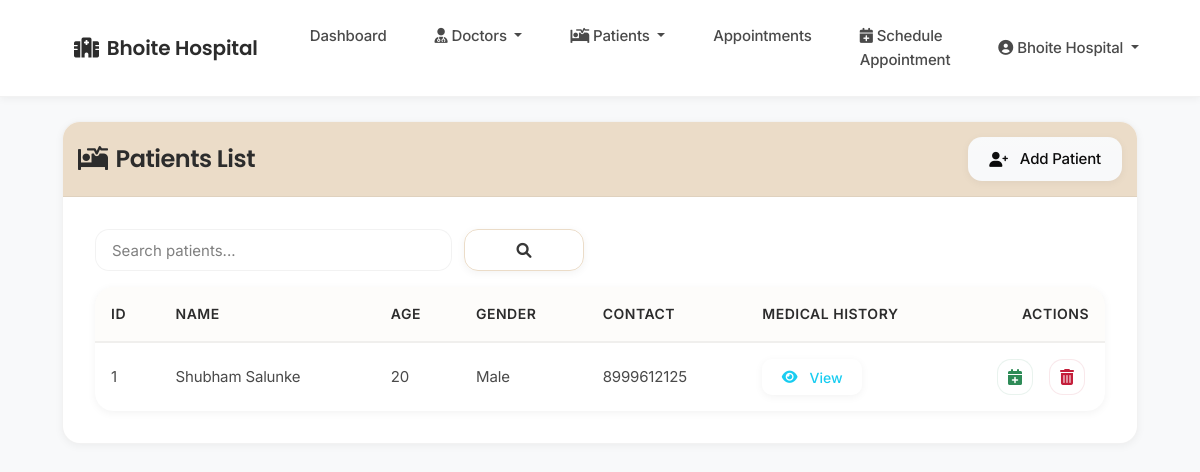
/admin/view_patients (signed in), run on the app's committed database.
### tables this page shows
CREATE TABLE patients (
            id INTEGER PRIMARY KEY AUTOINCREMENT,
            name TEXT NOT NULL,
            age INTEGER NOT NULL,
            gender TEXT,
            contact TEXT,
            address TEXT,
            medical_history TEXT,
            created_at TIMESTAMP DEFAULT CURRENT_TIMESTAMP,
            created_by INTEGER,
            hospital_id INTEGER NOT NULL,
            FOREIGN KEY (created_by) REFERENCES staff(id),
            FOREIGN KEY (hospital_id) REFERENCES staff(id)
        );

### app.py (the view)
@app.route('/admin/view_patients')
def view_patients():
    if 'user_id' not in session or session['user_type'] != 'admin':
        return redirect(url_for('login'))
    search_query = request.args.get('search', '').strip()
    conn = get_db_connection()
    try:
        if search_query:
            patients = conn.execute('''
                SELECT * FROM patients
                WHERE (name LIKE ? OR contact LIKE ?) AND hospital_id = ?
                ORDER BY name
            ''', (f'%{search_query}%', f'%{search_query}%', session['hospital_id'])).fetchall()
        else:
            patients = conn.execute('SELECT * FROM patients WHERE hospital_id = ? ORDER BY name',
                                   (session['hospital_id'],)).fetchall()
    except Exception as e:
        flash('Error loading patients', 'danger')
        app.logger.error(f"View patients error: {str(e)}")
        patients = []
    finally:
        conn.close()
    return render_template('admin/view_patients.html',
                         patients=patients,
                         search_query=search_query)

### app.py (called while the page is built)
@app.context_processor
def utility_processor():
    def now():
        return datetime.now()
    return dict(now=now)

def get_db_connection():
    try:
        conn = sqlite3.connect(get_db_path())
        conn.row_factory = sqlite3.Row
        return conn
    except sqlite3.Error as e:
        logger.error(f"Database connection error: {e}")
        raise

### database.py (called while the page is built)
def get_db_path():
    if 'RENDER' in os.environ:
        return '/var/lib/sqlite/hospital.db'
    else:
        return os.path.join(os.path.dirname(__file__), 'instance', 'hospital.db')

### templates/admin/view_patients.html (shortened to what this page needs)
{% extends "base.html" %}
{% block content %}
<div class="card">
    <div class="card-header text-white d-flex justify-content-between align-items-center" style="background-color:rgb(235, 220, 200); padding: 15px 15px">
        <h4 class="mb-0">
            <i class="fas fa-procedures me-2"></i>Patients List
        </h4>
        <a href="{{ url_for('add_patient') }}" class="btn btn-light">
            <i class="fas fa-user-plus me-1"></i>Add Patient
        </a>
    </div>
    <div class="card-body">
        <div class="row mb-3">
            <div class="col-md-6">
                <form class="search-form" method="GET" action="{{ url_for('view_patients') }}">
                    <input class="form-control" type="search" name="search" placeholder="Search patients..."
                           value="{{ search_query }}" aria-label="Search">
                    <button class="btn btn-outline-primary" type="submit">
                        <i class="fas fa-search"></i>
                    </button>
                </form>
            </div>
        </div>
        <div class="table-responsive">
            <table class="table table-hover">
                <thead>
                    <tr>
                        <th>ID</th>
                        <th>Name</th>
                        <th>Age</th>
                        <th>Gender</th>
                        <th>Contact</th>
                        <th>Medical History</th>
                        <th class="text-end">Actions</th>
                    </tr>
                </thead>
                <tbody>
                    {% for patient in patients %}
                    <tr>
                        <td>{{ patient.id }}</td>
                        <td>{{ patient.name }}</td>
                        <td>{{ patient.age }}</td>
                        <td>{{ patient.gender }}</td>
                        <td>{{ patient.contact }}</td>
                        <td>
                            {% if patient.medical_history %}
                                <button type="button"
                                        class="btn btn-sm btn-outline-info"
                                        data-bs-toggle="modal"
                                        data-bs-target="#viewMedicalHistoryModal{{ patient.id }}">
                                    <i class="fas fa-eye me-1"></i>View
                                </button>
                            {% else %}
                                <span class="text-muted">None</span>
                            {% endif %}
                        </td>
                        <td class="action-column">
                            <div class="table-actions">
                                <a href="{{ url_for('schedule_appointment', patient_id=patient.id) }}" class="btn-action btn-schedule" title="Schedule Appointment">
                                    <i class="fas fa-calendar-plus"></i>
                                </a>
                                <button type="button" class="btn-action btn-delete" data-bs-toggle="modal" data-bs-target="#deletePatientModal{{ patient.id }}" title="Delete Patient">
                                    <i class="fas fa-trash-alt"></i>
                                </button>
                            </div>
                        </td>
                    </tr>
                    {% else %}
                    <tr>
                        <td colspan="7" class="text-center">No patients found</td>
                    </tr>
                    {% endfor %}
                </tbody>
            </table>
        </div>
    </div>
</div>
{% endblock %}

### data on the page
patients: id "1", name "Shubham Salunke", age "20", gender "Male", contact "8999612125"

### other printed values
{{ session.get('hospital_name', 'Hospital Management') }} "Bhoite Hospital"
{{ session.get('name', 'User') }} "Bhoite Hospital"
